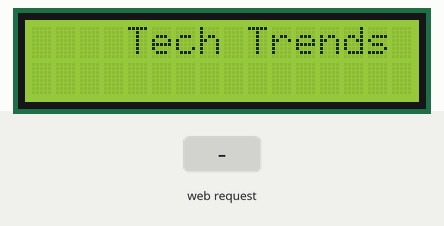
This sketch was run on a simulated ESP8266 (NodeMCU). Shown: 16×2 character LCD. The inputs (shaded band) are chosen by the test bench. WiFi joins after 1.5 s; servers stay silent unless stated; what the sketch prints to the serial monitor is not drawn.

Above: at 0.1 s.
At 2.7 s:
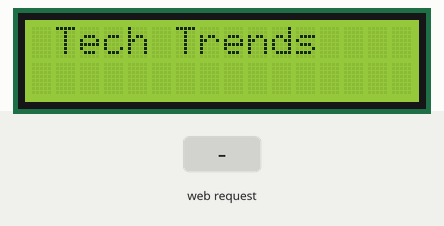
2.8 s: HTTP request GET /get received
At 9.0 s:
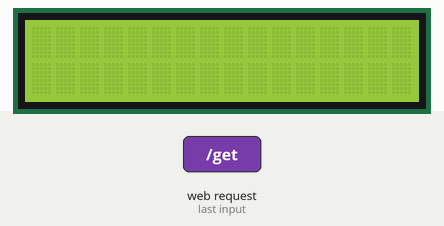
Timing chart, 0 to 10.5 s (numbered marks = the images above; inputs shaded):
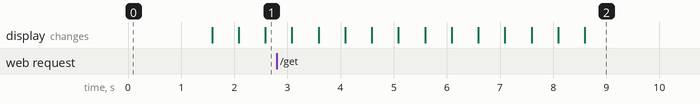

The sketch:

smart-notice-board.ino
```cpp
//Tech Trends
//Web Controlled Smart Notice Board

#include <Wire.h>
#include <LiquidCrystal_I2C.h>
#include <ESP8266WiFi.h>
#include <ESPAsyncTCP.h>
#include <ESPAsyncWebServer.h>

LiquidCrystal_I2C lcd(0x27, 16, 2);


AsyncWebServer server(80);

const char* ssid = "WiFi Username";  //wifi ssid
const char* password = "WiFi Password";   //wifi password

const char* PARAM_INPUT_1 = "input1";

const char index_html[] PROGMEM = R"rawliteral(
<!DOCTYPE HTML><html><head>
  <title>Smart Notice Board</title>
  <meta name="viewport" content="width=device-width, initial-scale=5">
<p> <font size="9" face="sans-serif"> <marquee> Web Controlled Smart Notice Board </marquee> </font> </p>
  </head><body><center>
  <form action="/get">
    Enter the Text to Display: <input type="text" name="input1">
    <input type="submit" value="Send">
  </form><br>

</center></body></html>)rawliteral";

void notFound(AsyncWebServerRequest *request) {
  request->send(404, "text/plain", "Not found");
}

void setup()
{
  Serial.begin(115200);
 Wire.begin();
 lcd.begin();
  lcd.backlight();
  lcd.clear();
  lcd.setCursor(4,0);
  lcd.print("Tech Trends ");


  WiFi.mode(WIFI_STA);
  WiFi.begin(ssid, password);
  if (WiFi.waitForConnectResult() != WL_CONNECTED) {
    Serial.println("WiFi Failed!");
    return;
  }
  Serial.println();
  Serial.print("IP Address: ");
  Serial.println(WiFi.localIP());

  server.on("/", HTTP_GET, [](AsyncWebServerRequest *request){
    request->send_P(200, "text/html", index_html);
  });

  server.on("/get", HTTP_GET, [] (AsyncWebServerRequest *request) {
    String message;
    String inputParam;
    if (request->hasParam(PARAM_INPUT_1)) {
      message = request->getParam(PARAM_INPUT_1)->value();
      inputParam = PARAM_INPUT_1;
       lcd.clear();
       lcd.setCursor(0,0);

      lcd.print(message);
    }
    else {
      message = "No message sent";
      inputParam = "none";
    }
    Serial.println(message);

  request->send(200, "text/html", index_html);
  });
  server.onNotFound(notFound);
  server.begin();
}

void loop()
{
    for (int positionCounter = 0; positionCounter < 29; positionCounter++) {
    lcd.scrollDisplayLeft();
    delay(500);
  }
}
```
